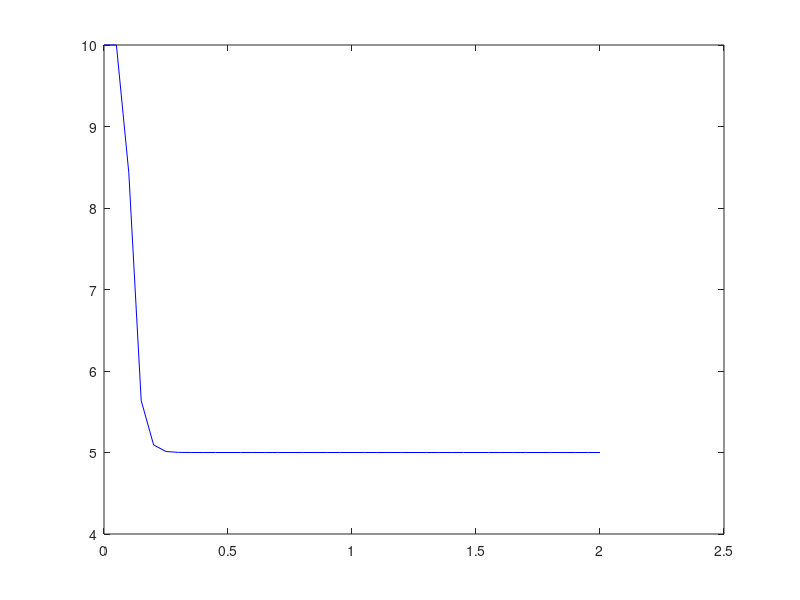

MATLAB code for this plot:
%% System you want to control
A=[0 1
37 7.5];
B=[0;6450];
C=[1 0];
%% continuous-time state space
sys_cont = ss(A,B,C,0);
%% Sampling period
h = 0.05;
%% ZOH based discrete system
sys_disc= c2d(sys_cont, h);
phi = sys_disc.a
Gamma = sys_disc.b
%% controllability test
gamma = [Gamma phi*Gamma];
det(gamma)
%% Desired closed-loop poles
alpha = [0.1 0.1];
%% feedback gain
K = -acker(phi,Gamma,alpha)
%% feedforward gain
F = 1/(C*inv(eye(2)-phi-Gamma*K)*Gamma)
%% reference
r = 5;
%% initial conditions
x1(2) = 10.0; x1(1) = 10.0;x2(2) = 20.0; x2(1) = 20.0;
input(2) = 0; input(1) = 0;time(2) = h; time(1) = 0;
for i=2:2/h
u = K*[x1(i);x2(i)] + F*r;
xkp1 = phi*[x1(i);x2(i)]+ Gamma*u;
x1(i+1) = xkp1(1);
x2(i+1) = xkp1(2);
input(i+1) = u;
time(i+1) = time(i) + h;
end
plot(time, x1, 'b');
max(input)